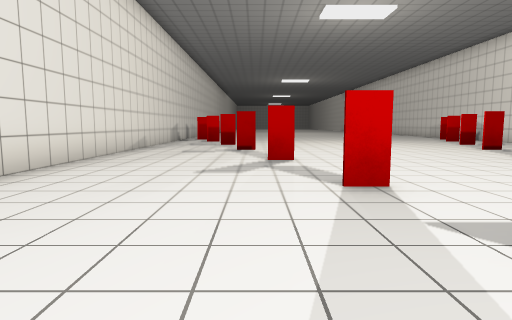
[1] (above)

12 first-person views from a walk through a Unity game level. The camera is 1.3 m above the floor, tilts 6° down and sees 75° across. The floor is counted in squares, 2 m on a side. Each view is taken from the middle of a square. On the plan, view 1 faces up. The plan holds only what a view shows up to about 10 squares ahead; the rest is blank. The place goes on beyond the plan. The player character is not drawn.

[2]
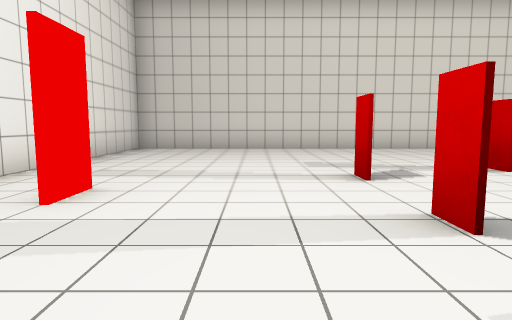

[3]
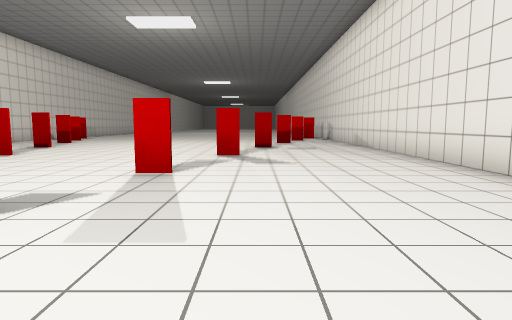

[4]
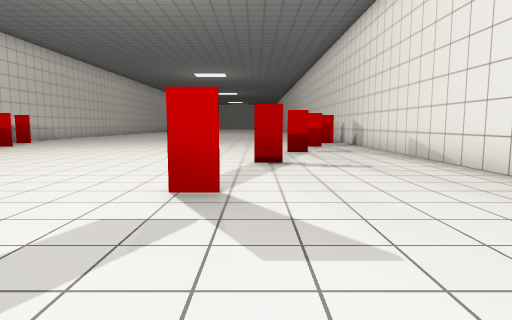

[5]
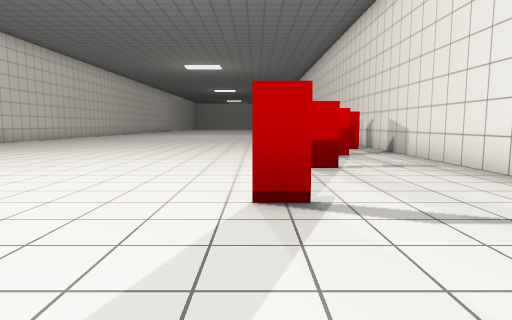

[6]
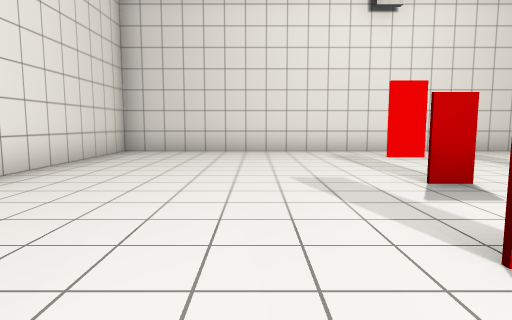

[7]
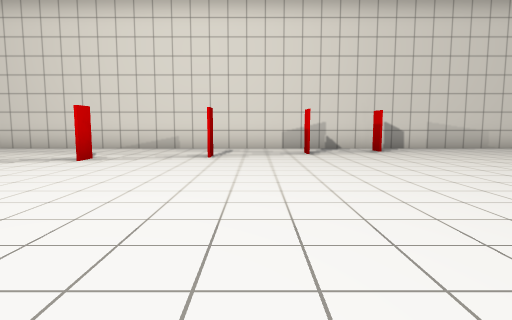

[8]
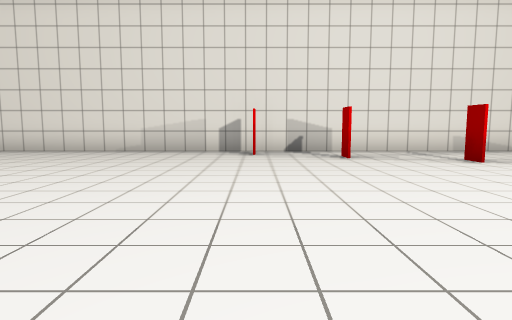

[9]
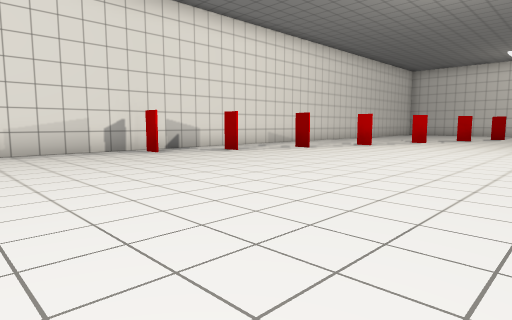

[10]
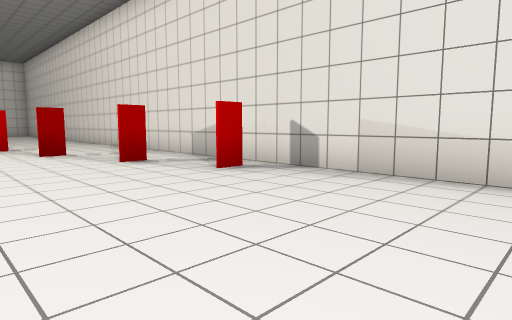

[11]
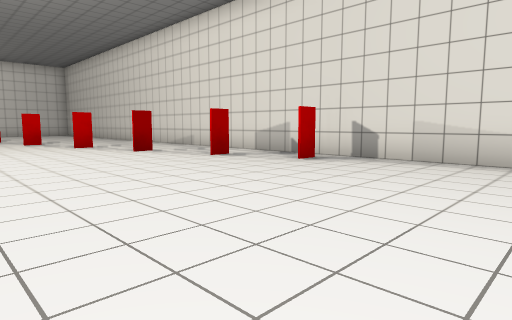

[12]
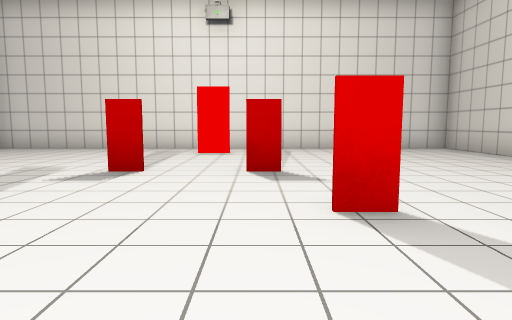

### Floor plan
Points are (right, up) in squares from view 1. A wall is a line through its corners. A room is listed if a view was taken in it or the views show most of it. See-through windows are left out.
Room 1 (views 1, 2, 3, 4, 5, 6, 7, 8, 9, 10, 11, 12)
walls: (0.8, 6.2) (0.1, 6.2); (0, 8.7) (-0.5, 8.7); (5.8, 6.2) (5.1, 6.2); (6.5, 8.7) (5.9, 8.7); (-0.6, 8.8) (0, 8.8); (1.5, 3.5) (0.9, 3.5) (1.5, 3.5); (4.9, 3.5) (4.2, 3.5); (6.8, 11.1) (7.2, 11.1); (-1.2, 11.1) (-0.6, 11.1); (7.4, 11) (6.8, 11); (3.5, 1.3) (4.1, 1.3) (3.5, 1.3); (2.2, 1.3) (1.6, 1.3) (2.1, 1.3); (7.5, 13.2) (8, 13.2); (-2, 13.2) (-1.4, 13.2); (9.3, 3.1) (9.3, 19.5); (-2.1, 15) (-2.6, 15); (-2.8, 15.1) (-2.1, 15.1); (2.5, -1.7) (3.4, -1.7); (-3.3, 19.1) (-3.3, -3.2) (9.3, -3.2) (9.3, 0.9)

Where each view was taken, in squares from view 1:
view 1: 0 up, 0 right, facing up
view 2: 0 up, 6 right, facing left
view 3: 1 down, 6 right, facing up
view 4: 3 up, 6 right, facing up
view 5: 6 up, 6 right, facing up
view 6: 5 up, 6 right, facing down
view 7: 12 up, 6 right, facing left
view 8: 15 up, 1 right, facing right
view 9: 19 up, 1 right, facing down-right
view 10: 19 up, 1 right, facing down-left
view 11: 19 up, 3 right, facing down-left
view 12: 6 up, 2 right, facing down
